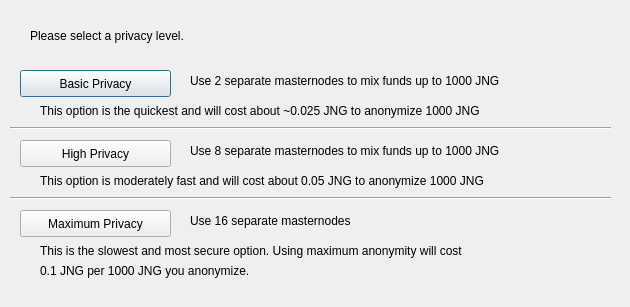
<?xml version="1.0" encoding="UTF-8"?>
<ui version="4.0">
 <class>DarksendConfig</class>
 <widget class="QDialog" name="DarksendConfig">
  <property name="geometry">
   <rect>
    <x>0</x>
    <y>0</y>
    <width>630</width>
    <height>307</height>
   </rect>
  </property>
  <property name="windowTitle">
   <string>Configure PrivateSend</string>
  </property>
  <widget class="QPushButton" name="buttonBasic">
   <property name="geometry">
    <rect>
     <x>20</x>
     <y>70</y>
     <width>151</width>
     <height>27</height>
    </rect>
   </property>
   <property name="text">
    <string>Basic Privacy</string>
   </property>
  </widget>
  <widget class="QPushButton" name="buttonHigh">
   <property name="geometry">
    <rect>
     <x>20</x>
     <y>140</y>
     <width>151</width>
     <height>27</height>
    </rect>
   </property>
   <property name="text">
    <string>High Privacy</string>
   </property>
  </widget>
  <widget class="QPushButton" name="buttonMax">
   <property name="geometry">
    <rect>
     <x>20</x>
     <y>210</y>
     <width>151</width>
     <height>27</height>
    </rect>
   </property>
   <property name="text">
    <string>Maximum Privacy</string>
   </property>
  </widget>
  <widget class="QLabel" name="label">
   <property name="geometry">
    <rect>
     <x>30</x>
     <y>20</y>
     <width>571</width>
     <height>31</height>
    </rect>
   </property>
   <property name="text">
    <string>Please select a privacy level.</string>
   </property>
  </widget>
  <widget class="QLabel" name="label_2">
   <property name="geometry">
    <rect>
     <x>190</x>
     <y>70</y>
     <width>421</width>
     <height>21</height>
    </rect>
   </property>
   <property name="text">
    <string>Use 2 separate masternodes to mix funds up to 1000 JNG</string>
   </property>
  </widget>
  <widget class="QLabel" name="label_3">
   <property name="geometry">
    <rect>
     <x>190</x>
     <y>140</y>
     <width>411</width>
     <height>21</height>
    </rect>
   </property>
   <property name="text">
    <string>Use 8 separate masternodes to mix funds up to 1000 JNG</string>
   </property>
  </widget>
  <widget class="QLabel" name="label_4">
   <property name="geometry">
    <rect>
     <x>190</x>
     <y>210</y>
     <width>421</width>
     <height>21</height>
    </rect>
   </property>
   <property name="text">
    <string>Use 16 separate masternodes</string>
   </property>
  </widget>
  <widget class="QLabel" name="label_6">
   <property name="geometry">
    <rect>
     <x>40</x>
     <y>100</y>
     <width>561</width>
     <height>21</height>
    </rect>
   </property>
   <property name="text">
    <string>This option is the quickest and will cost about ~0.025 JNG to anonymize 1000 JNG</string>
   </property>
  </widget>
  <widget class="QLabel" name="label_7">
   <property name="geometry">
    <rect>
     <x>40</x>
     <y>170</y>
     <width>561</width>
     <height>21</height>
    </rect>
   </property>
   <property name="text">
    <string>This option is moderately fast and will cost about 0.05 JNG to anonymize 1000 JNG</string>
   </property>
  </widget>
  <widget class="QLabel" name="label_8">
   <property name="geometry">
    <rect>
     <x>40</x>
     <y>240</y>
     <width>561</width>
     <height>21</height>
    </rect>
   </property>
   <property name="text">
    <string>This is the slowest and most secure option. Using maximum anonymity will cost</string>
   </property>
  </widget>
  <widget class="QLabel" name="label_9">
   <property name="geometry">
    <rect>
     <x>40</x>
     <y>260</y>
     <width>561</width>
     <height>21</height>
    </rect>
   </property>
   <property name="text">
    <string>0.1 JNG per 1000 JNG you anonymize.</string>
   </property>
  </widget>
  <widget class="Line" name="line">
   <property name="geometry">
    <rect>
     <x>10</x>
     <y>120</y>
     <width>601</width>
     <height>16</height>
    </rect>
   </property>
   <property name="orientation">
    <enum>Qt::Horizontal</enum>
   </property>
  </widget>
  <widget class="Line" name="line_2">
   <property name="geometry">
    <rect>
     <x>10</x>
     <y>190</y>
     <width>601</width>
     <height>16</height>
    </rect>
   </property>
   <property name="orientation">
    <enum>Qt::Horizontal</enum>
   </property>
  </widget>
 </widget>
 <resources/>
 <connections/>
</ui>
